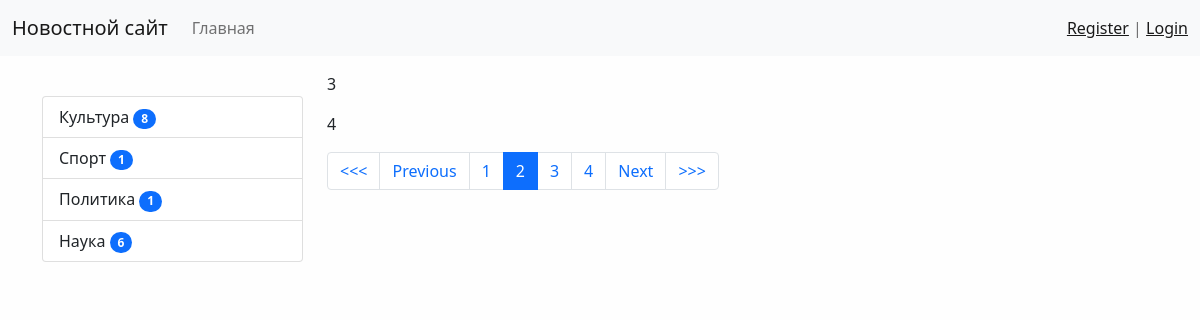
Page /test/?page=2 on the committed database.
### news/models.py (models this page shows, shortened)
class Category(models.Model):
    title = models.CharField(
        max_length=150, db_index=True, verbose_name='Наименование категории')
    class Meta:
        verbose_name = 'Категория'
        verbose_name_plural = "Категории"
        ordering = ['title']
    def get_absolute_url(self):
        return reverse('category', kwargs={'category_id':self.pk })

### news/views.py (the view)
# urls.py: path('test/', test, name = 'test'),
def test(request):
    objects = [1,2,3,4,5,6,7]
    paginator = Paginator(objects, 2)
    page_num = request.GET.get('page', 1)
    page_objects = paginator.get_page(page_num)
    return render(request, 'news/test.html', {'page_obj': page_objects})

### news/templatetags/news_tags.py (called while the page is built)
@register.inclusion_tag('news/list_categories.html')
def show_categories():
    categories = Category.objects.annotate(count_news = Count('news', filter = F('news__is_pablished') )).filter(count_news__gt = 0)
    return {"categories": categories}

### news/templates/news/test.html (shortened to what this page needs)
{% extends 'base.html' %}
{% block sidebar %}
    {% include 'inc/_sidebar.html'%}
{% endblock %}
{% block content %}
{% for name in page_obj.object_list %}
    <p>{{ name }} </p>
{% endfor %}
{% endblock %}

### news/templates/news/list_categories.html (shortened to what this page needs)
<div class="list-group">
    {% for item in categories %}
    <a href="{{ item.get_absolute_url }}" class="list-group-item list-group-item-action">{{ item.title }}
        <span class="badge bg-primary rounded-pill">{{ item.count_news }}</span>
    </a>
    {% endfor %}
</div>

### my_site/static/css/style.css (style rules this page uses)
body { background-color: #fefefe; }

### rows in the picture
Category: title "Культура", count_news "8"
Category: title "Спорт", count_news "1"
Category: title "Политика", count_news "1"
Category: title "Наука", count_news "6"

### other values in the picture
{{ name }} "3" "4"
{{ p }} "1" "3" "4"
{{ p }} "2"
